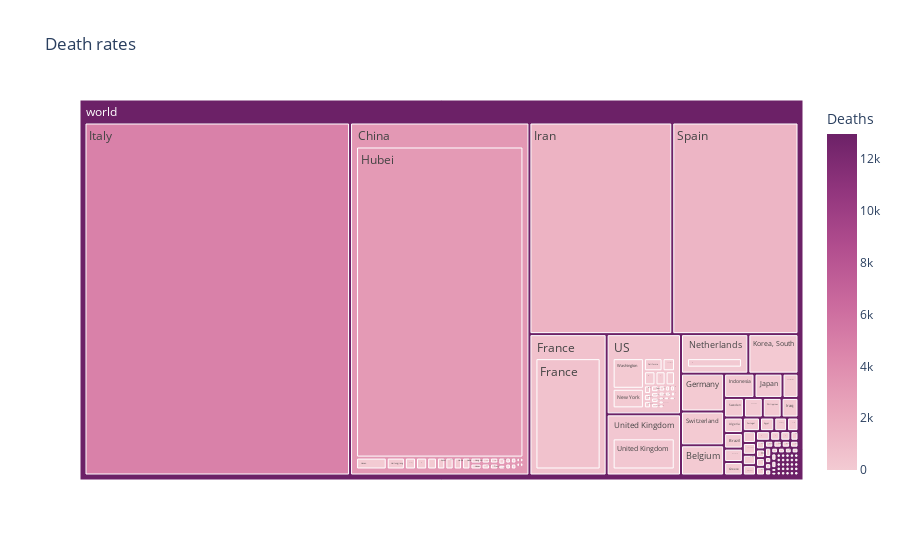

Notebook cell for this chart:
### Code cell
today.analyze_covid_treemap('Deaths')

### Figure 1 — Plotly figure (JSON) as saved in the notebook; plotly's stock layout.template omitted (floating-point values rounded to 4 significant figures; data arrays with more than 128 entries replaced by an {"elided": "..."} marker saying what was removed)
{"data": [{"branchvalues": "total", "customdata": {"elided": "314x1 int values"}, "domain": {"x": [0, 1], "y": [0, 1]}, "hoverlabel": {"namelength": 0}, "hovertemplate": "Deaths=%{color}<br>labels=%{label}<br>parent=%{parent}<br>id=%{id}", "ids": {"elided": "314 str values"}, "labels": {"elided": "314 str values"}, "marker": {"coloraxis": "coloraxis", "colors": {"elided": "314 int values"}}, "name": "", "parents": {"elided": "314 str values"}, "type": "treemap", "values": {"elided": "314 int values"}}], "layout": {"coloraxis": {"colorbar": {"title": {"text": "Deaths"}}, "colorscale": [[0, "rgb(243, 203, 211)"], [0.1667, "rgb(234, 169, 189)"], [0.3333, "rgb(221, 136, 172)"], [0.5, "rgb(202, 105, 157)"], [0.6667, "rgb(177, 77, 142)"], [0.8333, "rgb(145, 53, 125)"], [1, "rgb(108, 33, 103)"]]}, "legend": {"tracegroupgap": 0}, "title": {"text": "Death rates"}}}
